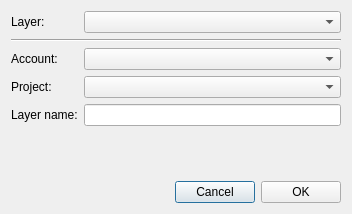
<?xml version="1.0" encoding="UTF-8"?>
<ui version="4.0">
 <class>Dialog</class>
 <widget class="QDialog" name="Dialog">
  <property name="geometry">
   <rect>
    <x>0</x>
    <y>0</y>
    <width>352</width>
    <height>214</height>
   </rect>
  </property>
  <property name="windowTitle">
   <string>Dialog</string>
  </property>
  <property name="locale">
   <locale language="English" country="UnitedStates"/>
  </property>
  <layout class="QVBoxLayout" name="verticalLayout">
   <item>
    <layout class="QFormLayout" name="formLayout">
     <item row="0" column="0">
      <widget class="QLabel" name="label">
       <property name="text">
        <string>Layer:</string>
       </property>
      </widget>
     </item>
     <item row="0" column="1">
      <widget class="QComboBox" name="cmbLayers">
       <property name="sizePolicy">
        <sizepolicy hsizetype="MinimumExpanding" vsizetype="Fixed">
         <horstretch>0</horstretch>
         <verstretch>0</verstretch>
        </sizepolicy>
       </property>
      </widget>
     </item>
     <item row="1" column="0" colspan="2">
      <widget class="Line" name="line">
       <property name="orientation">
        <enum>Qt::Horizontal</enum>
       </property>
      </widget>
     </item>
     <item row="2" column="0">
      <widget class="QLabel" name="label_2">
       <property name="text">
        <string>Account:</string>
       </property>
      </widget>
     </item>
     <item row="2" column="1">
      <widget class="QComboBox" name="cmbAccounts">
       <property name="sizePolicy">
        <sizepolicy hsizetype="MinimumExpanding" vsizetype="Fixed">
         <horstretch>0</horstretch>
         <verstretch>0</verstretch>
        </sizepolicy>
       </property>
      </widget>
     </item>
     <item row="3" column="0">
      <widget class="QLabel" name="label_3">
       <property name="text">
        <string>Project:</string>
       </property>
      </widget>
     </item>
     <item row="3" column="1">
      <widget class="QComboBox" name="cmbProjects">
       <property name="sizePolicy">
        <sizepolicy hsizetype="MinimumExpanding" vsizetype="Fixed">
         <horstretch>0</horstretch>
         <verstretch>0</verstretch>
        </sizepolicy>
       </property>
      </widget>
     </item>
     <item row="4" column="0">
      <widget class="QLabel" name="label_4">
       <property name="text">
        <string>Layer name:</string>
       </property>
      </widget>
     </item>
     <item row="4" column="1">
      <widget class="QLineEdit" name="eLayerName">
       <property name="sizePolicy">
        <sizepolicy hsizetype="MinimumExpanding" vsizetype="Fixed">
         <horstretch>0</horstretch>
         <verstretch>0</verstretch>
        </sizepolicy>
       </property>
      </widget>
     </item>
    </layout>
   </item>
   <item>
    <spacer name="verticalSpacer">
     <property name="orientation">
      <enum>Qt::Vertical</enum>
     </property>
     <property name="sizeHint" stdset="0">
      <size>
       <width>20</width>
       <height>40</height>
      </size>
     </property>
    </spacer>
   </item>
   <item>
    <layout class="QHBoxLayout" name="horizontalLayout">
     <item>
      <spacer name="horizontalSpacer">
       <property name="orientation">
        <enum>Qt::Horizontal</enum>
       </property>
       <property name="sizeHint" stdset="0">
        <size>
         <width>40</width>
         <height>20</height>
        </size>
       </property>
      </spacer>
     </item>
     <item>
      <widget class="QPushButton" name="btnCancel">
       <property name="text">
        <string>Cancel</string>
       </property>
      </widget>
     </item>
     <item>
      <widget class="QPushButton" name="btnOK">
       <property name="text">
        <string>OK</string>
       </property>
      </widget>
     </item>
    </layout>
   </item>
  </layout>
 </widget>
 <resources/>
 <connections>
  <connection>
   <sender>btnCancel</sender>
   <signal>clicked()</signal>
   <receiver>Dialog</receiver>
   <slot>close()</slot>
   <hints>
    <hint type="sourcelabel">
     <x>272</x>
     <y>276</y>
    </hint>
    <hint type="destinationlabel">
     <x>275</x>
     <y>196</y>
    </hint>
   </hints>
  </connection>
 </connections>
</ui>
